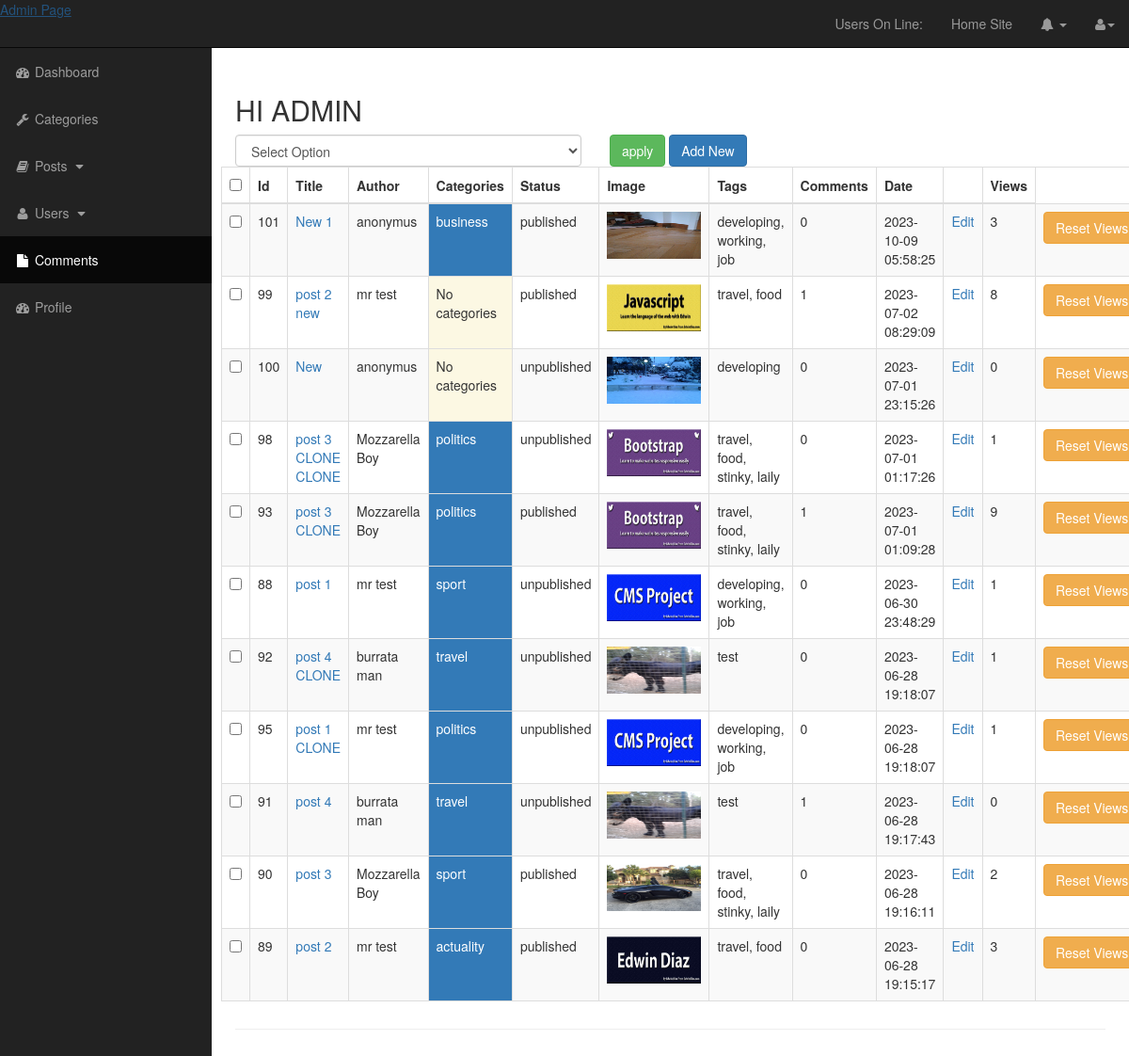
The page /admin/posts.php on the database its author committed.
### tables this page shows
CREATE TABLE `posts` (
  `post_id` int(11) NOT NULL,
  `post_id_category` int(11) DEFAULT NULL,
  `post_title` varchar(255) NOT NULL,
  `post_author` varchar(255) NOT NULL,
  `post_date` timestamp NOT NULL DEFAULT current_timestamp(),
  `post_image` varchar(255) DEFAULT NULL,
  `post_content` text NOT NULL,
  `post_tags` varchar(255) DEFAULT NULL,
  `post_status` char(20) NOT NULL DEFAULT 'draft',
  `post_view_count` int(11) NOT NULL DEFAULT 0
);

CREATE TABLE `categories` (
  `id` int(11) NOT NULL,
  `title` varchar(255) NOT NULL
);

### admin/includes/functions.php (called while the page is built, shortened)
<?php
function escape($string)
{
    global $connection;
    return mysqli_real_escape_string($connection, @trim(strip_tags($string)));
}
?>

### admin/includes/view_all_posts.php (the view, shortened to what this page needs)
<form action="" method="post">
<div class="row" class="pl-0">
    <div id="bulkOptionsContainer" class="col-sm-5">
        <select class="form-control" name="bulk_options" id="">
            <option value="no">Select Option</option>
        </select>
    </div>
    <div class="col-sm-5">
        <input class="btn btn-success" type="submit" name="submit" value="apply">
        <a class="btn btn-primary" href="posts.php?source=add_post">Add New</a>
    </div>
</div>
<div class="row">
<table class="table table-striped table-bordered table-hover">
    <thead>
        <tr>
            <th><input id="selectAllBoxes" type="checkbox"></th>
            <th>Id</th>
            <th>Title</th>
            <th>Author</th>
            <th>Categories</th>
            <th>Status</th>
            <th>Image</th>
            <th>Tags</th>
            <th>Comments</th>
            <th>Date</th>
            <th></th>
            <th>Views</th>
        </tr>
    </thead>
    <tbody>
        <?php
        $query = "SELECT posts.post_id, posts.post_title, posts.post_author, posts.post_id_category, posts.post_status, posts.post_image, posts.post_tags, ";
        $query .= "posts.post_date, posts.post_view_count, categories.id, categories.title ";
        $query .= "FROM posts LEFT JOIN categories ON posts.post_id_category = categories.id ORDER BY post_date DESC";
        $posts_cat_join = mysqli_query( $connection, $query);
            while ($row = mysqli_fetch_assoc($posts_cat_join)) {
                $post_id = escape($row['post_id']);
                $post_title = escape($row['post_title']);
                $post_author = escape($row['post_author']);
                $cat_name = escape($row['title']);
                $post_status = escape($row['post_status']);
                $post_image = escape($row['post_image']);
                $post_tags = escape($row['post_tags']);
                $post_date = escape($row['post_date']);
                $post_view_count = escape($row['post_view_count']);
                ?>
                <tr><td><input value='<?php echo $post_id ?>' class='checkboxes' type='checkbox' name='checkboxArray[]'></td>
                <?php
                echo "<td>{$post_id}</td>";
                echo "<td><a target='_blank' href='../post.php?p_id={$post_id}'>{$post_title}</a></td>";
                echo "<td>{$post_author}</td>";
                if (!$cat_name) {
                    echo "<td class='bg-warning'>No categories</td>";
                } else {
                    echo "<td class='bg-primary'>{$cat_name}</td>";
                }
                echo "<td>{$post_status}</td>";
                echo "<td><img src='../images/{$post_image}' alt='' width='100' height='50'></td>";
                echo "<td>{$post_tags}</td>";
                $query = "SELECT * from comments WHERE comment_id_post = {$post_id}";
                $comment_count_query = mysqli_query( $connection, $query);
                $comment_count =mysqli_num_rows($comment_count_query);
                echo "<td>{$comment_count}</td>";
                echo "<td>{$post_date}</td>";
                echo "<td><a href='posts.php?source=edit_post&p_id={$post_id}'>Edit</a></td>";
                echo "<td>{$post_view_count}</td>";
                echo "<td><a onClick=\"javascript: return confirm('Are u sure?');\" href='posts.php?reset_views={$post_id}' class='btn btn-warning' type='button'>Reset Views</a></td></tr>";
            }
        ?>
    </tbody>
</table>
</div>
</form>

### admin/includes/admin-header.php (shortened to what this page needs)
<?php include "../includes/dbconnection.php"; ?>
<?php include "./includes/functions.php"; ?>
<!DOCTYPE html>
<html lang="en">
<head>
    <link href="css/bootstrap.min.css" rel="stylesheet">
    <link href="https://cdn.jsdelivr.net/npm/summernote@0.8.18/dist/summernote.min.css" rel="stylesheet">
    <link href="css/sb-admin.css" rel="stylesheet">
    <link href="font-awesome/css/font-awesome.min.css" rel="stylesheet" type="text/css">
</head>
<body>

### admin/posts.php (shortened to what this page needs)
<?php include "./includes/admin-header.php" ?>
<div id="wrapper">
<?php include "./includes/admin-navigation.php" ?>
<?php include "./includes/admin-sidebar.php" ?>
<div id="page-wrapper">
<div class="container-fluid">
<div class="row">
    <div class="col-lg-12">
        <div class="page-header">
            <h2>
                HI ADMIN
            </h2>
            <?php
                if ( isset( $_GET['source'])) {
                    $source = escape($_GET['source']);
                } else {
                    $source = "";
                }
                switch ($source) {
                    default:
                        include "./includes/view_all_posts.php";
                        break;
                }
            ?>
        </div>
    </div>
</div>
            </div>
            <?php include "./includes/admin-footer.php" ?>

### admin/includes/admin-navigation.php (shortened to what this page needs)
<nav class="navbar navbar-inverse navbar-fixed-top" role="navigation">
            <div class="navbar-header">
                <a class="" href="./admin_index.php">Admin Page</a>
            </div>
            <ul class="nav navbar-right top-nav">
            <li><a href="">Users On Line: <span class="usersonline"></span><?php  ?></a></li>
                <li><a href="http://localhost/cms_project/index.php" target="_blank">Home Site</a></li>
                <li class="dropdown">
                    <a href="#" class="dropdown-toggle" data-toggle="dropdown"><i class="fa fa-bell"></i> <b class="caret"></b></a>
                </li>
                <li class="dropdown">
                    <a href="#" class="dropdown-toggle" data-toggle="dropdown"><i class="fa fa-user"></i><?php echo $_SESSION['username'] ?><b class="caret"></b></a>
                </li>
            </ul>

### admin/includes/admin-sidebar.php (shortened to what this page needs)
<div class="collapse navbar-collapse navbar-ex1-collapse">
                <ul class="nav navbar-nav side-nav">
                    <li>
                        <a href="./admin_index.php"><i class="fa fa-fw fa-dashboard"></i> Dashboard</a>
                    </li>
                    <li>
                        <a href="http://localhost/cms_project/admin/categories.php"><i class="fa fa-fw fa-wrench"></i> Categories</a>
                    </li>
                    <li>
                        <a href="javascript:;" data-toggle="collapse" data-target="#posts_dropdown"><i class="fa fa-fw fa-book"></i></i> Posts <i class="fa fa-fw fa-caret-down"></i></a>
                    </li>
                    <li>
                        <a href="javascript:;" data-toggle="collapse" data-target="#demo"><i class="fa fa-fw fa-user"></i> Users <i class="fa fa-fw fa-caret-down"></i></a>
                    </li>
                    <li class="active">
                        <a href="./admin_comments.php"><i class="fa fa-fw fa-file"></i> Comments</a>
                    </li>
                    <li>
                        <a href="./profile.php"><i class="fa fa-fw fa-dashboard"></i> Profile</a>
                    </li>
                </ul>
            </div>
        </nav>

### admin/includes/admin-footer.php (shortened to what this page needs)
</div>
    </div>
</body>
</html>

### admin/css/sb-admin.css (style rules this page uses)
body { margin-top: 100px; background-color: #222; }
@media (min-width:768px) { body { margin-top: 50px; } }
#wrapper { padding-left: 0; }
#page-wrapper { width: 100%; padding: 0; background-color: #fff; }
@media (min-width:768px) { #wrapper { padding-left: 225px; } }
@media (min-width:768px) { #page-wrapper { padding: 10px; } }
.top-nav { padding: 0 15px; }
.top-nav>li { display: inline-block; float: left; }
.top-nav>li>a { padding-top: 15px; padding-bottom: 15px; line-height: 20px; color: #999; }
@media (min-width:768px) { .side-nav { position: fixed; top: 51px; left: 225px; width: 225px; margin-left: -225px; border: none; border-radius: 0; overflow-y: auto; background-color: #222; } }
@media (min-width:768px) { .side-nav>li>a { width: 225px; } }

### rows shown on the page
posts: post_id "101", post_title "New 1", post_author "anonymus", categories.title "business", post_status "published", post_image (picture), post_tags "developing, working, job", comment_count "0", post_date "2023-10-09 05:58:25", post_view_count "3"
posts: post_id "99", post_title "post 2 new", post_author "mr test", shows "No categories", post_status "published", post_image (picture), post_tags "travel, food", comment_count "1", post_date "2023-07-02 08:29:09", post_view_count "8"
posts: post_id "100", post_title "New", post_author "anonymus", shows "No categories", post_status "unpublished", post_image (picture), post_tags "developing", comment_count "0", post_date "2023-07-01 23:15:26", post_view_count "0"
posts: post_id "98", post_title "post 3 CLONE CLONE", post_author "Mozzarella Boy", categories.title "politics", post_status "unpublished", post_image (picture), post_tags "travel, food, stinky, laily", comment_count "0", post_date "2023-07-01 01:17:26", post_view_count "1"
posts: post_id "93", post_title "post 3 CLONE", post_author "Mozzarella Boy", categories.title "politics", post_status "published", post_image (picture), post_tags "travel, food, stinky, laily", comment_count "1", post_date "2023-07-01 01:09:28", post_view_count "9"
posts: post_id "88", post_title "post 1", post_author "mr test", categories.title "sport", post_status "unpublished", post_image (picture), post_tags "developing, working, job", comment_count "0", post_date "2023-06-30 23:48:29", post_view_count "1"
posts: post_id "92", post_title "post 4 CLONE", post_author "burrata man", categories.title "travel", post_status "unpublished", post_image (picture), post_tags "test", comment_count "0", post_date "2023-06-28 19:18:07", post_view_count "1"
posts: post_id "95", post_title "post 1 CLONE", post_author "mr test", categories.title "politics", post_status "unpublished", post_image (picture), post_tags "developing, working, job", comment_count "0", post_date "2023-06-28 19:18:07", post_view_count "1"
posts: post_id "91", post_title "post 4", post_author "burrata man", categories.title "travel", post_status "unpublished", post_image (picture), post_tags "test", comment_count "1", post_date "2023-06-28 19:17:43", post_view_count "0"
posts: post_id "90", post_title "post 3", post_author "Mozzarella Boy", categories.title "sport", post_status "published", post_image (picture), post_tags "travel, food, stinky, laily", comment_count "0", post_date "2023-06-28 19:16:11", post_view_count "2"
posts: post_id "89", post_title "post 2", post_author "mr test", categories.title "actuality", post_status "published", post_image (picture), post_tags "travel, food", comment_count "0", post_date "2023-06-28 19:15:17", post_view_count "3"
